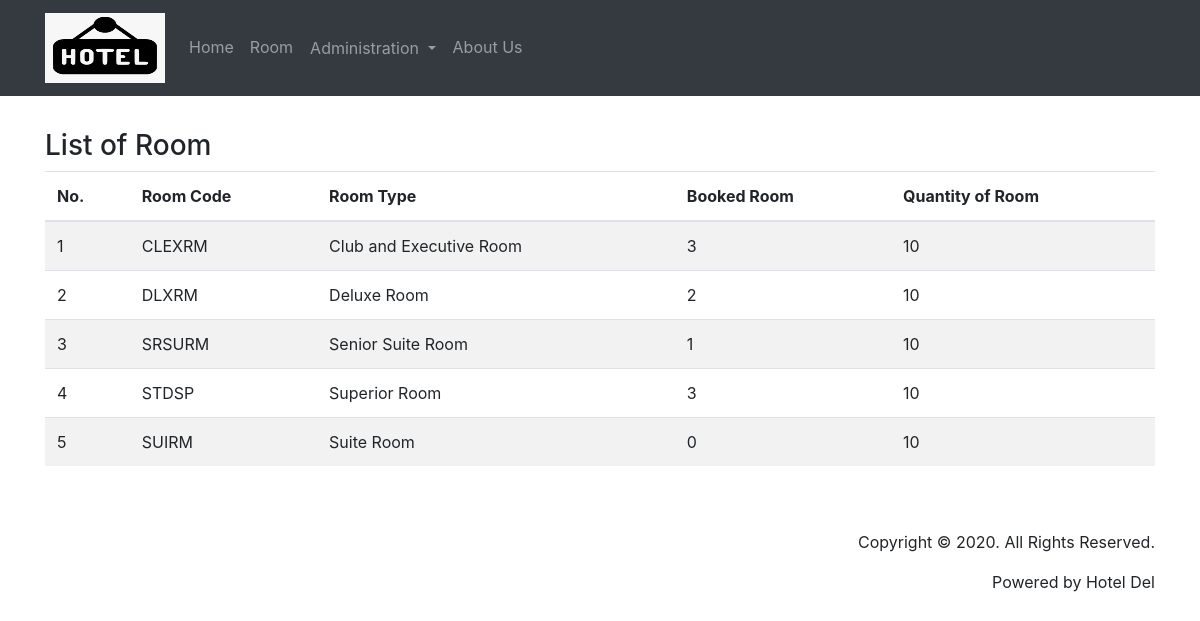
The page /index.php/availability on the database its author committed.
### tables this page shows
CREATE TABLE `room_availability` (
  `room_id` varchar(10) NOT NULL,
  `room_type` varchar(25) NOT NULL,
  `Jumlah_Kamar` int(3) NOT NULL,
  `Book_Kamar` int(3) NOT NULL
);

### application/controllers/availability.php (called while the page is built, shortened)
<?php
class availability extends CI_Controller{
    public function __construct(){
        $this->load->model('Room_model');
        $this->load->library('form_validation');
    }
    public function index()
    {
        $data['judul']='Daftar Order Room';
        $data['availability']=$this->Room_model->getAllavaliability();
        $this->load->view('templates/header', $data);
        $this->load->view('availability/index', $data);
        $this->load->view('templates/footer');
    }
}
?>

### index.php (called while the page is built, shortened)
<?php
require_once BASEPATH.'core/CodeIgniter.php';

### application/models/Room_model.php (called while the page is built, shortened)
<?php
class Room_model extends CI_model{
    public function getAllavaliability(){
        return $query = $this->db->get('room_availability')->result_array();
    }
}
?>

### application/views/availability/index.php (the view, shortened to what this page needs)
<div class="container">
<div class="row mt-3">
<div class="col-md-4">
</div>
</div>
        <h3>List of Room</h3>
        <table class="table table-striped w-100 dt-responsive nowrap" id="dataTable">
            <thead>
                <tr>
                    <th>No. </th>
                    <th>Room Code</th>
                    <th>Room Type</th>
                    <th>Booked Room</th>
                    <th>Quantity of Room</th>
                </tr>
            </thead>
            <tbody>
                <?php
                $no = 1;
                if ($availability) :
                    foreach ($availability as $r) :
                        ?>
                        <tr>
                            <td><?= $no++; ?></td>
                            <td><?= $r['room_id']; ?></td>
                            <td><?= $r['room_type']; ?></td>
                            <td><?= $r['Book_Kamar']; ?></td>
                            <td><?= $r['Jumlah_Kamar']; ?></td>
                        </tr>
                    <?php endforeach; ?>
                <?php endif; ?>
            </tbody>
        </table>
        </div>

### rows shown on the page
room_availability: room_id "CLEXRM", room_type "Club and Executive Room", Book_Kamar "3", Jumlah_Kamar "10"
room_availability: room_id "DLXRM", room_type "Deluxe Room", Book_Kamar "2", Jumlah_Kamar "10"
room_availability: room_id "SRSURM", room_type "Senior Suite Room", Book_Kamar "1", Jumlah_Kamar "10"
room_availability: room_id "STDSP", room_type "Superior Room", Book_Kamar "3", Jumlah_Kamar "10"
room_availability: room_id "SUIRM", room_type "Suite Room", Book_Kamar "0", Jumlah_Kamar "10"
